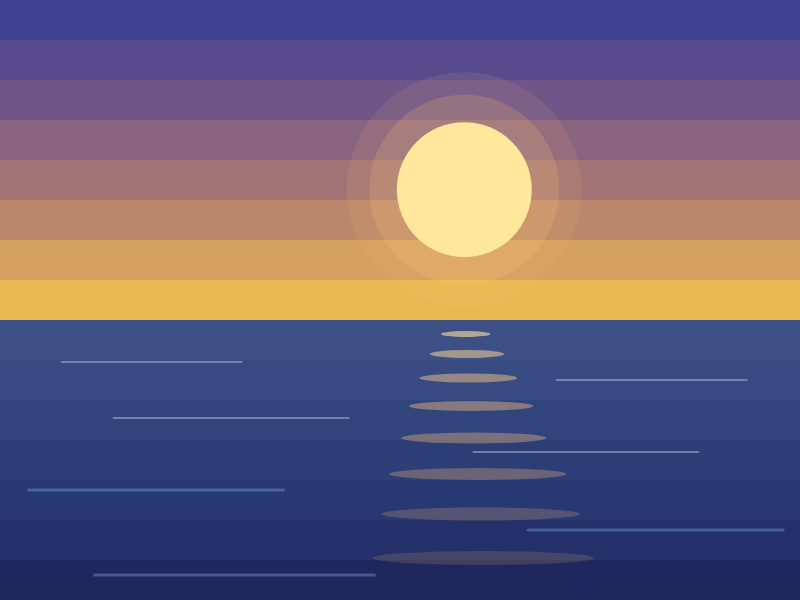
Frame 1 (no input)
Frame 60 (no input): identical to frame 1, image omitted
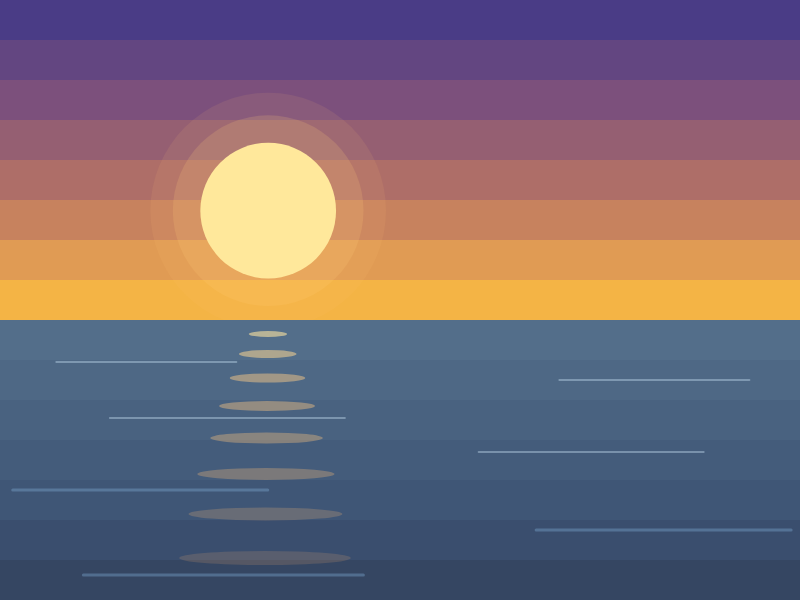
Frame 120 (the mouse pressed at the canvas centre since frame 60)

The p5.js sketch that drew these frames (run headless with seeded random() and noise() and a simulated clock; from frame 60 on, the mouse is pressed at the canvas centre):

// p5.js sketch
// ── sketch.js
let horizonY = 320;

let sunX;
let sunY;
let sunSize;

let skyRed;
let skyGreen;
let skyBlue;

let seaRed;
let seaGreen;
let seaBlue;

let reflectionWidth;

// 반사광과 어두운 물결의 좌우 이동
let waveShift;

// 밝은 잔물결만을 위한 별도의 좌우 이동
let brightWaveShift;

function setup() {
  createCanvas(800, 600);

  // 처음 실행될 때 보여줄 장면의 랜덤값
  sunX = random(250, 550);
  sunY = random(horizonY - 150, horizonY - 55);
  sunSize = random(90, 150);

  skyRed = random(220, 255);
  skyGreen = random(85, 135);
  skyBlue = random(90, 145);

  seaRed = random(20, 60);
  seaGreen = random(45, 85);
  seaBlue = random(90, 145);

  reflectionWidth = random(130, 230);
  waveShift = random(-35, 35);
  brightWaveShift = random(-45, 45);
}

function draw() {
  background(40, 35, 90);
  noStroke();

  // 하늘을 같은 높이의 8개 조각으로 나눔
  let skyBandHeight = horizonY / 8;

  fill(skyRed - 170, skyGreen - 60, skyBlue + 40);
  rect(0, 0, width, skyBandHeight);

  fill(skyRed - 145, skyGreen - 50, skyBlue + 35);
  rect(0, skyBandHeight, width, skyBandHeight);

  fill(skyRed - 120, skyGreen - 40, skyBlue + 30);
  rect(0, skyBandHeight * 2, width, skyBandHeight);

  fill(skyRed - 95, skyGreen - 25, skyBlue + 20);
  rect(0, skyBandHeight * 3, width, skyBandHeight);

  fill(skyRed - 70, skyGreen - 10, skyBlue + 10);
  rect(0, skyBandHeight * 4, width, skyBandHeight);

  fill(skyRed - 45, skyGreen + 10, skyBlue);
  rect(0, skyBandHeight * 5, width, skyBandHeight);

  fill(skyRed - 20, skyGreen + 35, skyBlue - 10);
  rect(0, skyBandHeight * 6, width, skyBandHeight);

  fill(skyRed, skyGreen + 60, skyBlue - 25);
  rect(0, skyBandHeight * 7, width, skyBandHeight);

  // 태양을 둘러싸는 두 개의 은은한 빛(햇무리)
  fill(255, 190, 115, 25);
  ellipse(
    sunX,
    sunY,
    sunSize + 100,
    sunSize + 100
  );

  fill(255, 205, 120, 45);
  ellipse(
    sunX,
    sunY,
    sunSize + 55,
    sunSize + 55
  );

  // 태양
  fill(255, 232, 155);
  ellipse(
    sunX,
    sunY,
    sunSize,
    sunSize
  );

  // 바다를 같은 높이의 7개 조각으로 나눔
  let seaBandHeight = (height - horizonY) / 7;

  fill(seaRed + 30, seaGreen + 28, seaBlue + 30);
  rect(
    0,
    horizonY,
    width,
    seaBandHeight
  );

  fill(seaRed + 25, seaGreen + 22, seaBlue + 25);
  rect(
    0,
    horizonY + seaBandHeight,
    width,
    seaBandHeight
  );

  fill(seaRed + 20, seaGreen + 16, seaBlue + 20);
  rect(
    0,
    horizonY + seaBandHeight * 2,
    width,
    seaBandHeight
  );

  fill(seaRed + 15, seaGreen + 10, seaBlue + 15);
  rect(
    0,
    horizonY + seaBandHeight * 3,
    width,
    seaBandHeight
  );

  fill(seaRed + 10, seaGreen + 4, seaBlue + 10);
  rect(
    0,
    horizonY + seaBandHeight * 4,
    width,
    seaBandHeight
  );

  fill(seaRed + 5, seaGreen - 4, seaBlue + 2);
  rect(
    0,
    horizonY + seaBandHeight * 5,
    width,
    seaBandHeight
  );

  fill(seaRed, seaGreen - 12, seaBlue - 10);
  rect(
    0,
    horizonY + seaBandHeight * 6,
    width,
    seaBandHeight
  );

  // 태양의 반사광
  // 하나의 waveShift에 서로 다른 비율을 곱함
  noStroke();

  fill(255, 230, 160, 150);
  ellipse(
    sunX + waveShift * 0.1,
    horizonY + 14,
    reflectionWidth * 0.28,
    6
  );

  fill(255, 215, 145, 135);
  ellipse(
    sunX + waveShift * 0.2,
    horizonY + 34,
    reflectionWidth * 0.42,
    8
  );

  fill(255, 205, 135, 120);
  ellipse(
    sunX + waveShift * 0.3,
    horizonY + 58,
    reflectionWidth * 0.55,
    9
  );

  fill(255, 200, 130, 105);
  ellipse(
    sunX + waveShift * 0.5,
    horizonY + 86,
    reflectionWidth * 0.7,
    10
  );

  fill(255, 195, 125, 90);
  ellipse(
    sunX + waveShift * 0.7,
    horizonY + 118,
    reflectionWidth * 0.82,
    11
  );

  fill(255, 190, 120, 75);
  ellipse(
    sunX + waveShift,
    horizonY + 154,
    reflectionWidth,
    12
  );

  fill(255, 185, 115, 55);
  ellipse(
    sunX + waveShift * 1.2,
    horizonY + 194,
    reflectionWidth * 1.12,
    13
  );

  fill(255, 180, 110, 40);
  ellipse(
    sunX + waveShift * 1.4,
    horizonY + 238,
    reflectionWidth * 1.25,
    14
  );

  // 밝은 잔물결(바다 물결을 위해 밝은거 4개, 아래 어두운거 4개로 나눔)
  // brightWaveShift에 일정 비율을 곱해서 활용
  stroke(190, 215, 235, 110);
  strokeWeight(2);

  line(
    35 + brightWaveShift,
    horizonY + 42,
    215 + brightWaveShift,
    horizonY + 42
  );

  line(
    570 - brightWaveShift * 0.5,
    horizonY + 60,
    760 - brightWaveShift * 0.5,
    horizonY + 60
  );

  line(
    95 + brightWaveShift * 0.7,
    horizonY + 98,
    330 + brightWaveShift * 0.7,
    horizonY + 98
  );

  line(
    500 - brightWaveShift,
    horizonY + 132,
    725 - brightWaveShift,
    horizonY + 132
  );

  // 어두운 잔물결(brightWaveShift보다 어둡게 하는 대신 strokeWeight를 살짝 늘림)
  stroke(130, 175, 215, 95);
  strokeWeight(3);

  line(
    15 + waveShift,
    horizonY + 170,
    270 + waveShift,
    horizonY + 170
  );

  line(
    535 - waveShift * 0.5,
    horizonY + 210,
    790 - waveShift * 0.5,
    horizonY + 210
  );

  line(
    85 + waveShift * 0.7,
    horizonY + 255,
    365 + waveShift * 0.7,
    horizonY + 255
  );
}

function mousePressed() {
  // 클릭할 때 새로운 장면을 만들기 위한 랜덤값
  sunX = random(250, 550);
  sunY = random(horizonY - 150, horizonY - 55);
  sunSize = random(90, 150);

  skyRed = random(220, 255);
  skyGreen = random(85, 135);
  skyBlue = random(90, 145);

  seaRed = random(20, 60);
  seaGreen = random(45, 85);
  seaBlue = random(90, 145);

  reflectionWidth = random(130, 230);
  waveShift = random(-35, 35);
  brightWaveShift = random(-45, 45);
}
